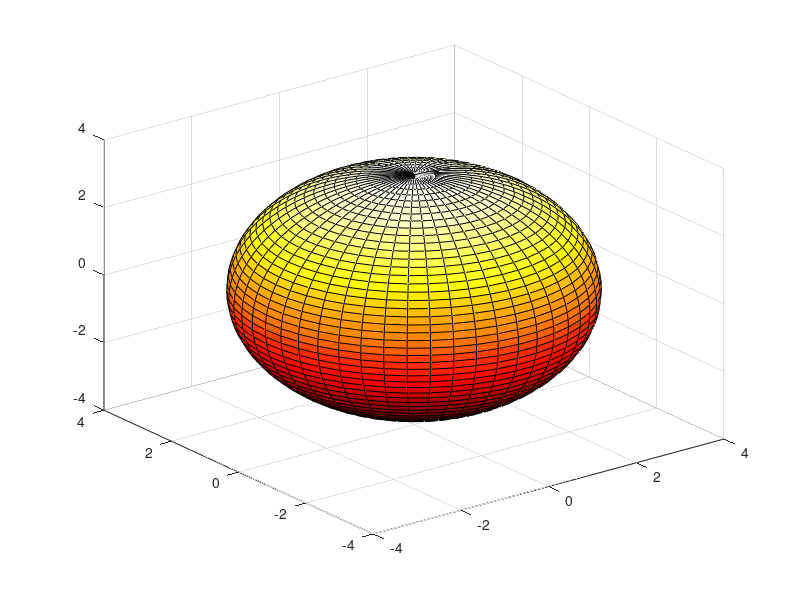

Reproduce this figure in MATLAB. (Note: this script raises an error after producing the figure.)
% This script plots Mars surface. Data file Mars_topo.mat 
% has the topographical data. The axes are normalized by 1e6 m.

R = 3.3895e6 ;
load('Mars_topo.mat');
[x,y,z] = sphere(50);
s = surf(R*x/1e6,R*y/1e6,R*z/1e6); % create a sphere
colormap('hot'); view(3);
s.CData = Mars_topo;  % set color data to topographic data
s.FaceColor = 'texturemap';    % use texture mapping
s.EdgeColor = 'none';          % remove edges
s.FaceLighting = 'gouraud';    % preferred lighting for curved surfaces
s.SpecularStrength = 0.4;      % change the strength of the reflected light
grid on; box on; axis equal;
axis(4*[-1 1 -1 1 -1 1]);
xlabel('x (10^6 m)'); ylabel('y (10^6 m)'); zlabel('z (10^6 m)');
% title('Mars Topography');
set(gca,'LineWidth',1,'FontSize',10, ...
    'Xtick',[-4:2:4],'Ytick',[-4:2:2],'Ztick',[-4:2:2]);